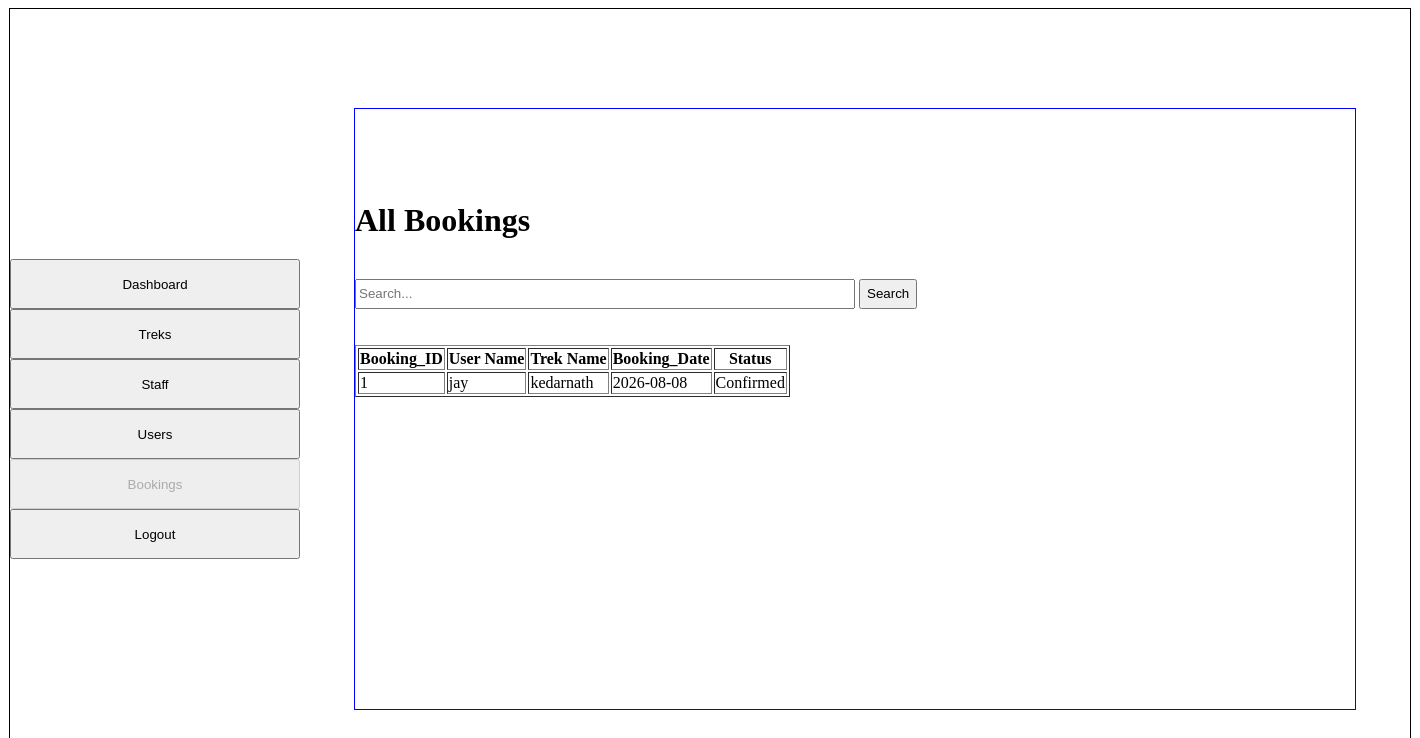
Before: /bookings with the older database file.
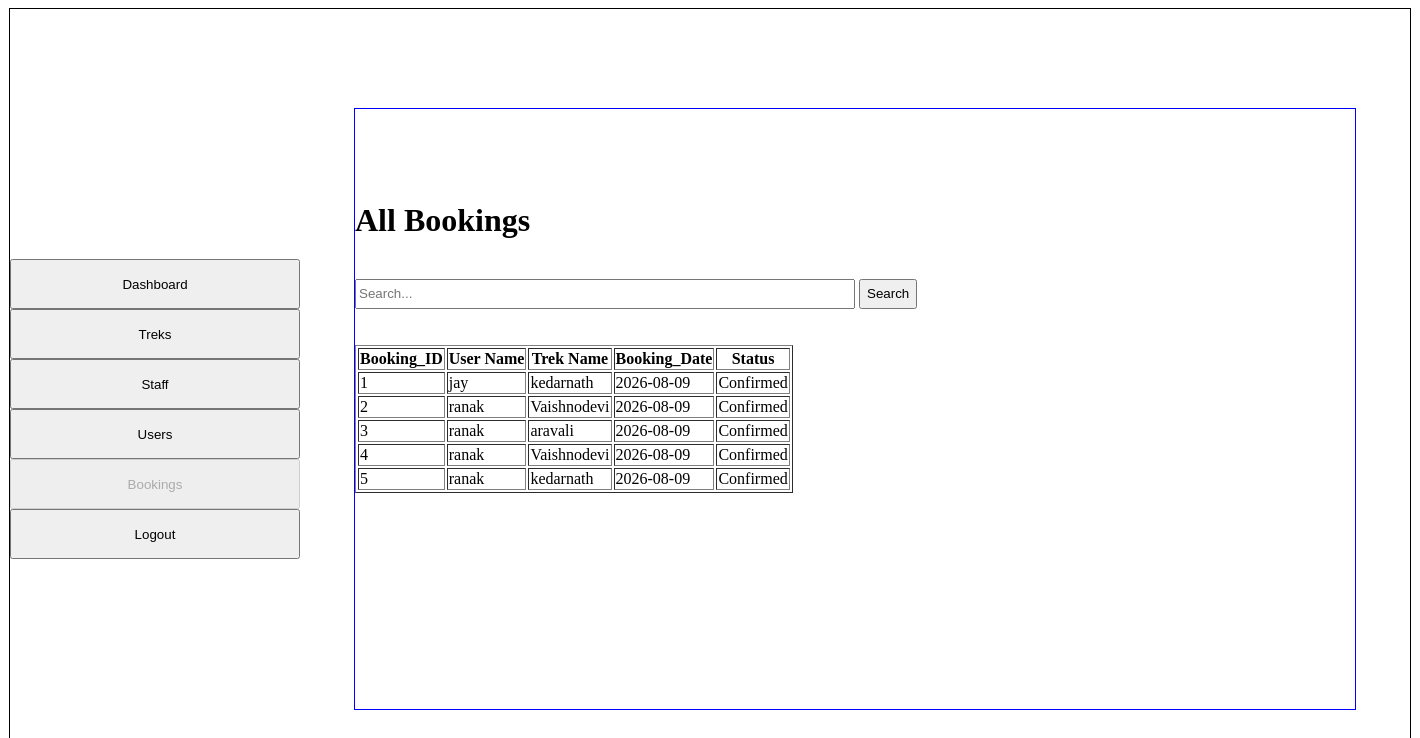
After: the same page with the newer database file.
### models.py (models this page shows)
class Booking(db.Model):
    __tablename__ = "bookings"
    booking_id = db.Column(db.Integer, primary_key=True)
    user_id = db.Column(db.Integer, db.ForeignKey("users.user_id"), nullable=False)
    trek_id = db.Column(db.Integer, db.ForeignKey("treks.trek_id"), nullable=False)
    booking_date = db.Column(db.Date, nullable=False)
    status = db.Column(db.String(20), nullable=False)

class User(db.Model):
    __tablename__ = "users"
    user_id = db.Column(db.Integer, primary_key=True)
    full_name = db.Column(db.String(100), nullable=False)
    email = db.Column(db.String(120), unique=True, nullable=False)
    password = db.Column(db.String(200), nullable=False)
    phone = db.Column(db.String(15), nullable=False)
    role = db.Column(db.String(50), nullable=False)
    status = db.Column(db.String(20), nullable=False)
    bookings = db.relationship("Booking", cascade="all,delete", backref="user")

class Trek(db.Model):
    __tablename__ = "treks"
    trek_id = db.Column(db.Integer, primary_key=True)
    trek_name = db.Column(db.String(200), nullable=False)
    location = db.Column(db.String(100), nullable=False)
    difficulty = db.Column(db.String(50), nullable=False)
    duration = db.Column(db.String(50), nullable=False)
    start_date = db.Column(db.Date, nullable=False)
    end_date = db.Column(db.Date, nullable=False)
    total_slots = db.Column(db.Integer, nullable=False)
    available_slots = db.Column(db.Integer, nullable=False)
    status = db.Column(db.String(20), nullable=False)
    description = db.Column(db.String(500), nullable=False)
    assigned_staff_id = db.Column(db.Integer, db.ForeignKey("users.user_id"), nullable=True)
    bookings = db.relationship("Booking", cascade="all,delete", backref="trek")

### app.py (the view)
@app.route('/bookings', methods=['GET', 'POST'])
def admin_bookings():
    if request.method == 'POST':
        search_query = request.form.get("search")
        all_bookings = db.session.query(Booking, User, Trek)\
            .join(User, Booking.user_id == User.user_id)\
            .join(Trek, Booking.trek_id == Trek.trek_id)\
            .filter(
                (User.full_name.like(f"%{search_query}%")) |
                (Trek.trek_name.like(f"%{search_query}%"))).all()
    else:
        all_bookings = db.session.query(Booking, User, Trek)\
            .join(User, Booking.user_id == User.user_id)\
            .join(Trek, Booking.trek_id == Trek.trek_id).all()
    return render_template("Bookings.html", bkng=all_bookings)

### templates/Bookings.html (shortened to what this page needs)
{% extends "base.html" %}
{% block sidebar %}
<a href="/admin_dashboard"><input type="button" value="Dashboard" style="width: 290px; height: 50px; margin: 0 auto;"></a><br>
<a href="/manage_treks"><input type="button" value="Treks" style="width: 290px; height: 50px; margin: 0 auto;" ></a><br>
<a href="/all_staffs"><input type="button" value="Staff" style="width: 290px; height: 50px; margin: 0 auto;"></a><br>
<a href="/all_users"><input type="button" value="Users" style="width: 290px; height: 50px; margin: 0 auto;"></a><br>
<a href="/bookings"><input type="button" value="Bookings" style="width: 290px; height: 50px; margin: 0 auto;" disabled></a><br>
<a href="/logout"><input type="button" value="Logout" style="width: 290px; height: 50px; margin: 0 auto;"></a>
{% endblock %}
{% block content %}
<br>
    <br>
<div style="margin: 0 auto;">
    <h1>All Bookings</h1>
    <br>
<form method="POST" action="">
    <input type="search" name="search" style="width: 500px; height: 30px;" placeholder="Search...">
    <input type="submit" value="Search" style="height: 30px; cursor: pointer;">
</form></div>
<br>
<br>
    <table border="1px solid black" >
    <tr>
        <th>Booking_ID</th>
        <th >User Name</th>
        <th>Trek Name</th>
        <th>Booking_Date</th>
        <th>Status</th>
    </tr>
    {% for b, u, t in bkng %}
    <tr>
        <td>{{ b.booking_id }}</td>
        <td>{{ u.full_name }}</td>
        <td>{{ t.trek_name }}</td>
        <td>{{ b.booking_date }}</td>
        <td>{{ b.status }}</td>
    </tr>
    {% endfor %}
</table>
{% endblock %}

### templates/base.html (shortened to what this page needs)
<!DOCTYPE html>
<html lang="en">
<head>
    <link rel="stylesheet" href="{{ url_for('static', filename='main.css') }}">
</head>
<body>
<div class="cntr" style="border: 1px solid black; height: 800px; width: 1400px; margin:0 auto; display:flex; justify-content:center; align-items:center;">
    <div>
        {% block sidebar %}
        {% endblock %}
    </div>
    <div class="incntr" style="border: 1px solid blue; height: 600px; width: 1000px; margin:0 auto; align-items: center; overflow-y: auto;">
        <br><br>
        {% block content %}
        {% endblock %}
    </div>
</div>
</body>
</html>

Changed rows visible on the page:
changed Booking "jay": booking_date "2026-08-08" → "2026-08-09"
added Booking: booking_id "2", full_name "ranak", trek_name "Vaishnodevi", booking_date "2026-08-09", status "Confirmed"
added Booking: booking_id "3", full_name "ranak", trek_name "aravali", booking_date "2026-08-09", status "Confirmed"
added Booking: booking_id "4", full_name "ranak", trek_name "Vaishnodevi", booking_date "2026-08-09", status "Confirmed"
added Booking: booking_id "5", full_name "ranak", trek_name "kedarnath", booking_date "2026-08-09", status "Confirmed"
